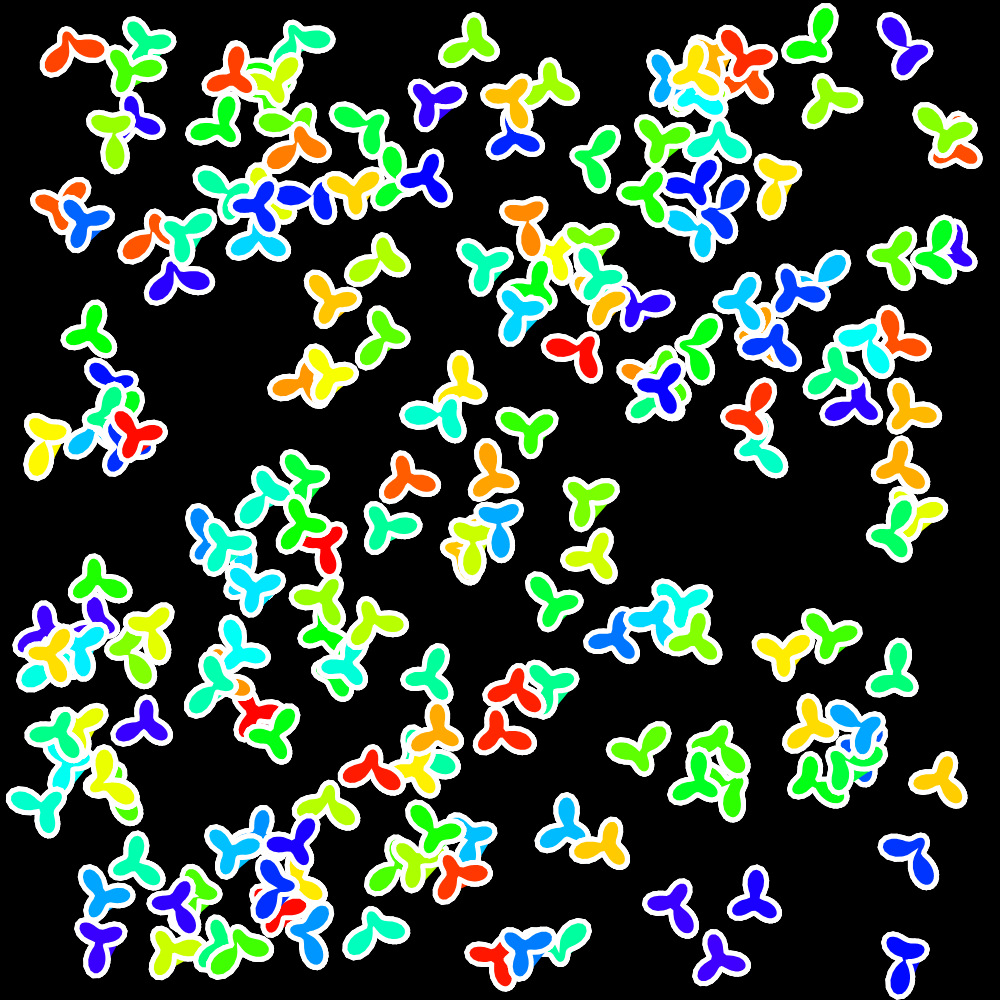
Frame 1 (no input)
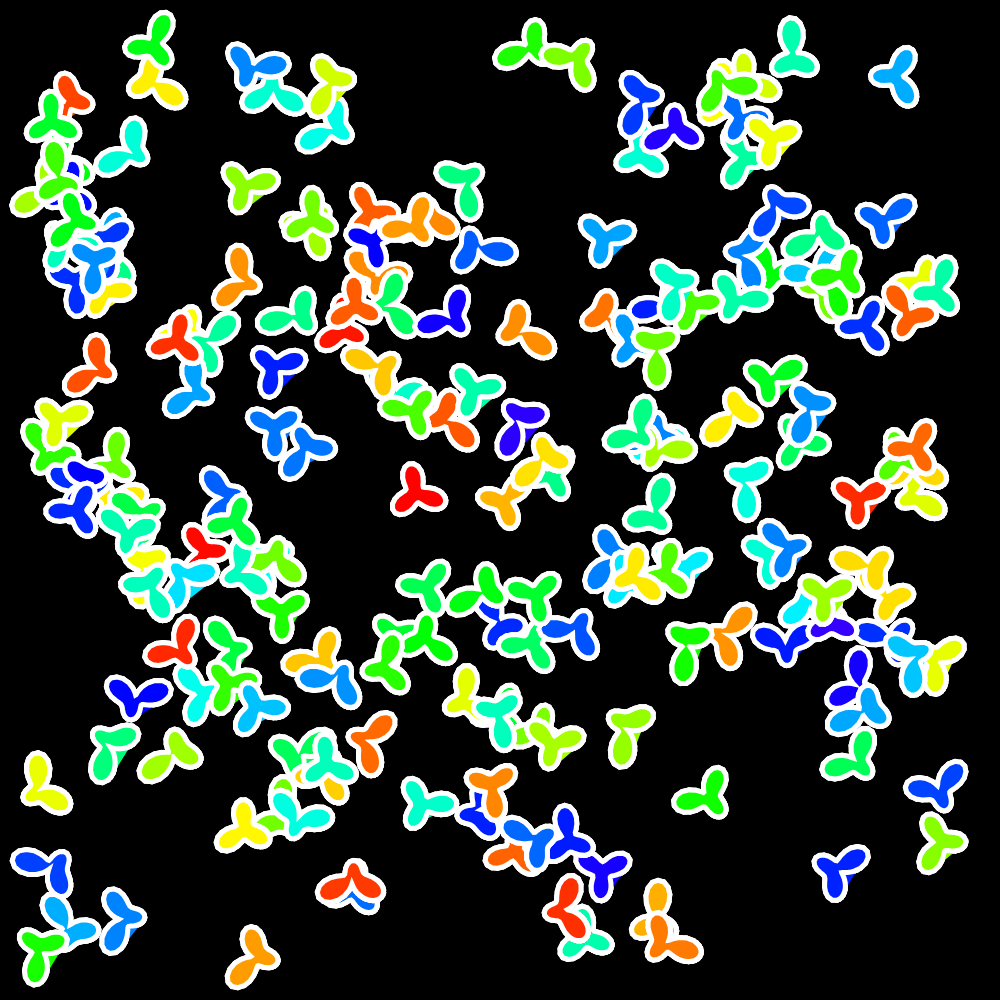
Frame 2 (the mouse pressed at the canvas centre, redrawn once)

The p5.js sketch that drew these frames (run headless with seeded random() and noise() and a simulated clock; the mouse was pressed at the canvas centre and the sketch redrawn once):

// p5.js sketch
// ── sketch.js
let r, v, w;
let prev_x, prev_y;
let a = 0.4, b = 0.4;

const precision = 50
// let u = 0;


function setup() {
  const length = min(innerWidth, innerHeight)
  createCanvas(length, length).center("horizontal")
  
  colorMode(HSB)

  // frameRate(3)
  noLoop()

  r = width * 0.02

}

function draw() {
  // translate(width/2, height/2)
  background(0)
  
  for (let i = 0; i < 200; i++) {
    let cx = random(r*2, width - r*2),
        cy = random(r*2, height - r*2);
    fill(random(255), 100, 100)
    blob(cx, cy, r, precision)
  }
  // for (let i = 0; i < precision; i += 1) {
  //   let u = map(i, 0, TWO_PI * precision, 0, precision)
  //   let d = r * (1 + a * cos(2*u + v) + b * cos(3*u + w)),
  //       x = d * cos(u),
  //       y = d * sin(u);

    
  //   if (i > 0) {
  //     line(prev_x, prev_y, x, y)
  //   }

  //   prev_x = x
  //   prev_y = y

  //   stroke(255)
  //   strokeWeight(5)
  //   // point(x, y)
  //   // console.log(x, y)
  // }

  // a = noise(-2, 2)//random(-0.05, 0.05)
  // b = noise(-2, 2)//mouseY / height //random(-0.05, 0.05)
  // print(a, b)
  // v = mouseX / width//random(-0.05, 0.05)
  // w = mouseY / height //random(-0.05, 0.05)



}

function blob(cx, cy, r, precision) {
  stroke(255)
  strokeWeight(5)
  beginShape()
  if (random() < 0.5) {
    let a = 0.5//random(0, 1),
        b = 0.5//random(0, 1-a);
  } else {
    let b = 0.5//random(0, 1),
        a = random(0, 1-b);
  }

  let v = random(0, TWO_PI),
      w = random(0, TWO_PI);
  let prev_x, prev_y;
  for (let i = 0; i < precision; i += 1) {
    let u = map(i, 0, TWO_PI * precision, 0, precision)
    let d = r * (1 + a * cos(2*u + v) + b * cos(3*u + w)),
        x = cx + d * cos(u),
        y = cy + d * sin(u);

    
    if (i > 0) {
      line(prev_x, prev_y, x, y)
    }

    prev_x = x
    prev_y = y
    vertex(x, y)
    // console.log(x, y)
  }
  endShape()

}
